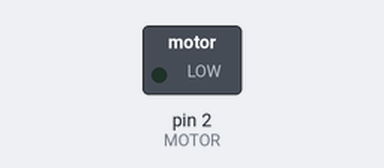
Recording of a sketch running on a simulated Arduino Uno, built with avr-gcc and run on an emulated ATmega328P. On the bench: switched loads named in the sketch (green lamp = pin HIGH). Dashed ring = blinking.

Above: at 0.5 s.
Timing chart, 0 to 3.0 s (numbered marks = the images above):
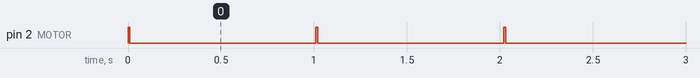

Measured:
- by itself, pin 2 (MOTOR): alternates HIGH for 0.01 s and LOW for 1.0 s

The sketch:

Motor.ino
```cpp
const int MOTOR = 2;

void setup() {
	pinMode(MOTOR, OUTPUT);
}

void loop() {
	digitalWrite(MOTOR, HIGH);
	delay(10);
	digitalWrite(MOTOR, LOW);
	delay(1000);
}
```
